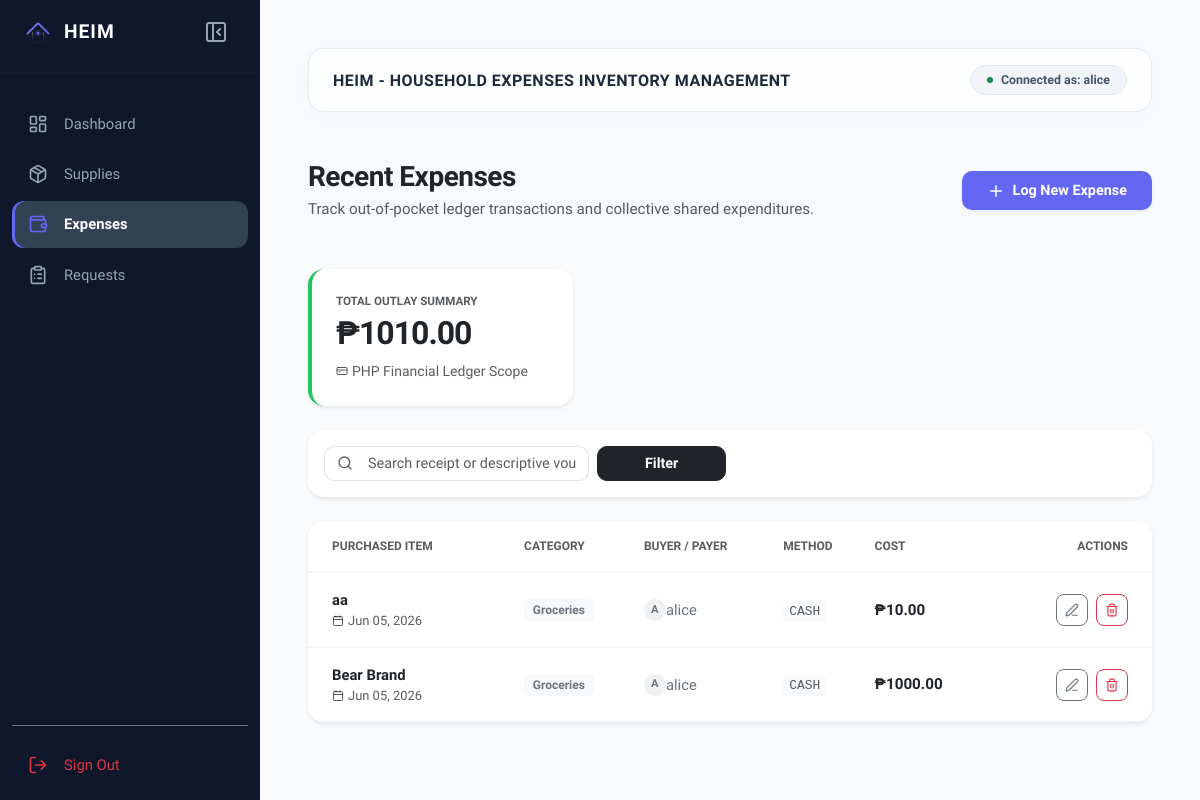
Page /expenses/ (signed in) on the earlier database version.
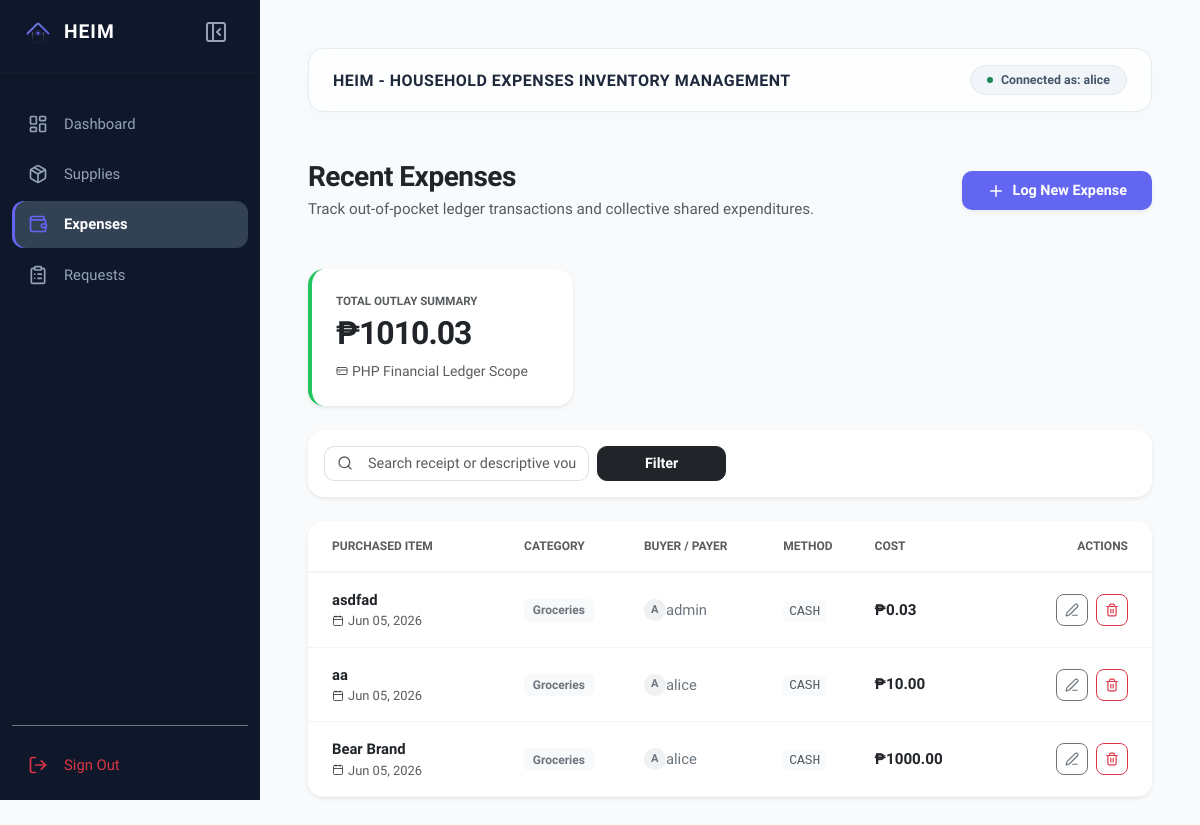
Same page on the later database version.
### household/models.py (models this page shows, shortened)
class OutOfPocketTransaction(models.Model):
    CATEGORY_CHOICES = [
        ('Groceries', 'Groceries'),
        ('Medicines', 'Medicines & Medical'),
        ('Utilities', 'Utilities & Bills'),
        ('Maintenance', 'Home Maintenance'),
        ('Other', 'Other Household Misc'),
    ]
    METHOD_CHOICES = [
        ('Cash', 'Cash'),
        ('Credit Card', 'Credit Card'),
        ('Debit Card', 'Debit Card'),
        ('Digital Wallet', 'Digital Wallet / QR'),
    ]
    item_name = models.CharField(max_length=200)
    amount = models.DecimalField(max_digits=10, decimal_places=2)
    transaction_date = models.DateTimeField(auto_now_add=True)
    category = models.CharField(max_length=50, choices=CATEGORY_CHOICES, default='Groceries')
    payment_method = models.CharField(max_length=50, choices=METHOD_CHOICES, default='Cash')
    payer = models.ForeignKey(User, on_delete=models.CASCADE, related_name='expenses')

### household/views.py (the view)
# urls.py: path('expenses/', ExpenseListView.as_view(), name='expense-list'),
class ExpenseListView(LoginRequiredMixin, ListView):
    model = OutOfPocketTransaction
    template_name = 'expenses/expense_list.html'
    context_object_name = 'expenses'
    paginate_by = 5
    def get_queryset(self):
        queryset = super().get_queryset()
        query = self.request.GET.get('q')
        if query:
            queryset = queryset.filter(item_name__icontains=query)
        return queryset.order_by('-transaction_date')
    def get_context_data(self, **kwargs):
        context = super().get_context_data(**kwargs)
        filtered_qs = self.get_queryset()
        context['grand_total'] = filtered_qs.aggregate(Sum('amount'))['amount__sum'] or 0.00
        return context

### templates/expenses/expense_list.html (shortened to what the changed rows need)
{% extends 'base.html' %}
{% load static %}
{% block content %}
<div class="container-fluid px-0 animate-fade-in">
    <div class="row g-4 mb-4">
        <div class="col-12 col-md-6 col-lg-4">
            <div class="card border-0 p-4 shadow-sm" style="background: white; border-radius: 16px; border-left: 4px solid #22c55e !important;">
                <span class="text-muted small text-uppercase fw-bold tracking-wider" style="font-size: 0.725rem;">Total Outlay Summary</span>
                <h2 class="fw-bold my-1 text-dark" style="letter-spacing: -1px;">₱{{ grand_total|default:"0.00"|floatformat:2 }}</h2>
                <small class="text-muted d-flex align-items-center gap-1 mt-1">
                    <i data-lucide="credit-card" style="width: 12px; height: 12px;"></i> PHP Financial Ledger Scope
                </small>
            </div>
        </div>
    </div>
    <div class="card border-0 shadow-sm" style="background: white; border-radius: 16px; overflow: hidden;">
        <div class="table-responsive">
            <table class="table table-hover align-middle mb-0" style="font-size: 0.925rem;">
                <thead>
                    <tr style="border-bottom: 2px solid #f1f5f9;">
                        <th class="text-uppercase tracking-wider fw-bold text-muted py-3 px-4" style="font-size: 0.75rem;">Purchased Item</th>
                        <th class="text-uppercase tracking-wider fw-bold text-muted py-3" style="font-size: 0.75rem;">Category</th>
                        <th class="text-uppercase tracking-wider fw-bold text-muted py-3" style="font-size: 0.75rem;">Buyer / Payer</th>
                        <th class="text-uppercase tracking-wider fw-bold text-muted py-3" style="font-size: 0.75rem;">Method</th>
                        <th class="text-uppercase tracking-wider fw-bold text-muted py-3" style="font-size: 0.75rem;">Cost</th>
                        <th class="text-uppercase tracking-wider fw-bold text-muted py-3 text-end px-4" style="font-size: 0.75rem;">Actions</th>
                    </tr>
                </thead>
                <tbody>
                    {% for item in expenses %}
                    <tr style="border-bottom: 1px solid #f1f5f9;">
                        <td class="py-3 px-4">
                            <div>
                                <span class="fw-semibold text-dark d-block mb-0.5">{{ item.item_name }}</span>
                                <small class="text-muted d-flex align-items-center gap-1">
                                    <i data-lucide="calendar" style="width: 12px; height: 12px;"></i> {{ item.transaction_date|date:"M d, Y" }}
                                </small>
                            </div>
                        </td>
                        <td class="py-3">
                            <span class="badge bg-light text-secondary border border-light px-2.5 py-1.5 font-medium" style="font-size: 0.75rem; border-radius: 6px;">{{ item.category }}</span>
                        </td>
                        <td class="text-secondary py-3">
                            <div class="d-flex align-items-center gap-1.5">
                                <div class="rounded-circle bg-secondary bg-opacity-10 d-flex align-items-center justify-content-center text-secondary" style="width: 22px; height: 22px; font-size: 0.7rem; font-weight: 700;">
                                    {{ item.payer.username|slice:":1"|upper }}
                                </div>
                                <span>{{ item.payer.username }}</span>
                            </div>
                        </td>
                        <td class="py-3"><span class="small font-monospace text-muted text-uppercase" style="background: #f8fafc; padding: 3px 6px; border-radius: 4px;">{{ item.payment_method }}</span></td>
                        <td class="py-3 fw-bold text-dark" style="font-size: 0.95rem;">₱{{ item.amount }}</td>
                        <td class="text-end py-3 px-4">
                            <div class="d-inline-flex gap-2">
                                <a href="{% url 'expense-edit' item.pk %}" class="btn btn-sm btn-outline-secondary d-flex align-items-center justify-content-center" style="width: 32px; height: 32px; border-radius: 8px;">
                                    <i data-lucide="edit-3" style="width: 14px; height: 14px;"></i>
                                </a>
                                <a href="{% url 'expense-delete' item.pk %}" class="btn btn-sm btn-outline-danger d-flex align-items-center justify-content-center" style="width: 32px; height: 32px; border-radius: 8px;">
                                    <i data-lucide="trash-2" style="width: 14px; height: 14px;"></i>
                                </a>
                            </div>
                        </td>
                    </tr>
                    {% endfor %}
                </tbody>
            </table>
        </div>
    </div>
</div>
{% endblock %}

Differences in the rows shown:
added OutOfPocketTransaction: item_name "asdfad", transaction_date "Jun 05, 2026", category "Groceries", payer.username "A", payer.username "admin", payment_method "CASH", amount "0.03"
Other differences:
{{ grand_total|default:"0.00"|floatformat:2 }}: "1010.00" → "1010.03"
